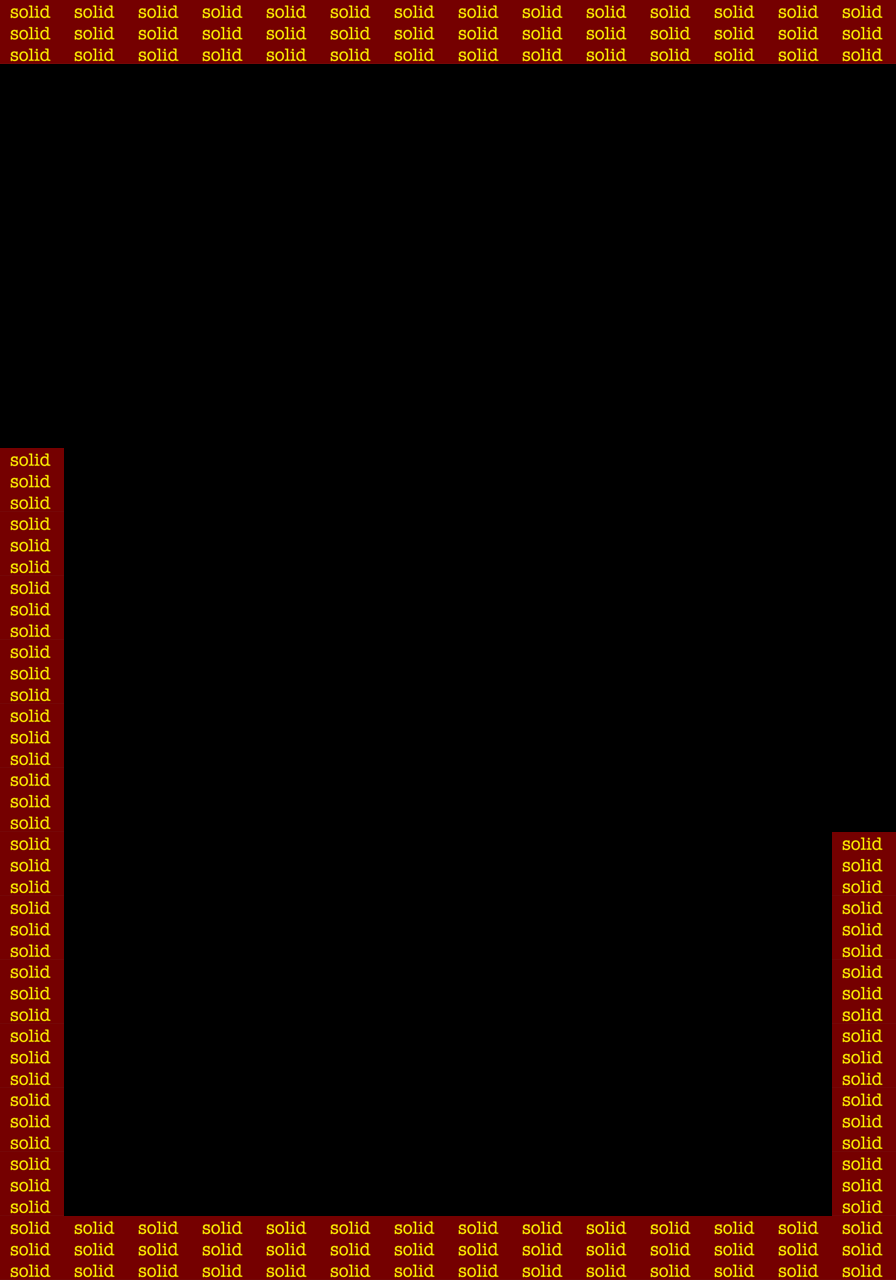

This is a level from a 2D game, rendered from its Tiled map with the project's own tilesets. A one-line summary and the map file follow, with tile-layer data summarised:
An orthogonal 14x20 tile map with 64x64 px tiles, 1 tile layer (propertiesLayer) and 1 object (spawn).

<map version="1.0" orientation="orthogonal" renderorder="right-down" width="14" height="20" tilewidth="64" tileheight="64" nextobjectid="216">
 <properties>
  <property name="Gravity" value="-980" />
  <property name="GroundFriction" value="120" />
  <property name="Image" value="" />
  <property name="Name" value="Puerto" />
 </properties>
 <tileset firstgid="1" name="properties" tilewidth="64" tileheight="64" tilecount="10">
  <image source="propertiesTiles.png" width="320" height="128" />
  <tile id="0">
   <properties>
    <property name="solid" value="true" />
   </properties>
  </tile>
 </tileset>
 <objectgroup name="objects">
  <object id="1" name="spawn" x="112" y="448" />
 </objectgroup>
 <layer name="propertiesLayer" width="14" height="20">
  <data>[280 cells, 46 non-empty, 1 distinct tile ids]</data>
 </layer>
 <objectgroup name="platforms" />
 <objectgroup name="tips" />
 <objectgroup name="coins" />
</map>
